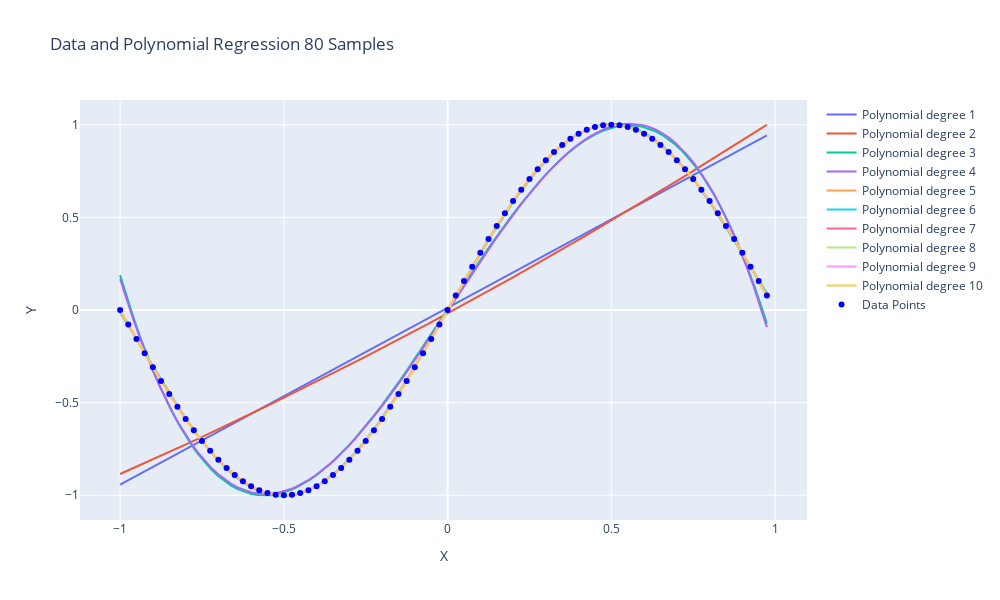

Here is the notebook cell this chart was saved with:
### Code cell
# sin noiseless 80 sample
print("sin noiseless 80 sample")
df = pd.read_csv("data/sin experiment/sin_noiseless_80sample.csv")

w_list = []
for degree in range(1, MAX_DEGREE+1):
    w = np.polyfit(df["x"], df["y"], degree)
    w_list.append(w)
    RMSE = CalculateMSE_poly(df["x"], df["y"], w)**(1/2)
    print(f'Degree = {degree} | RMSE = {RMSE:.4f}')
model_plot(df["x"],df["y"],w_list)
